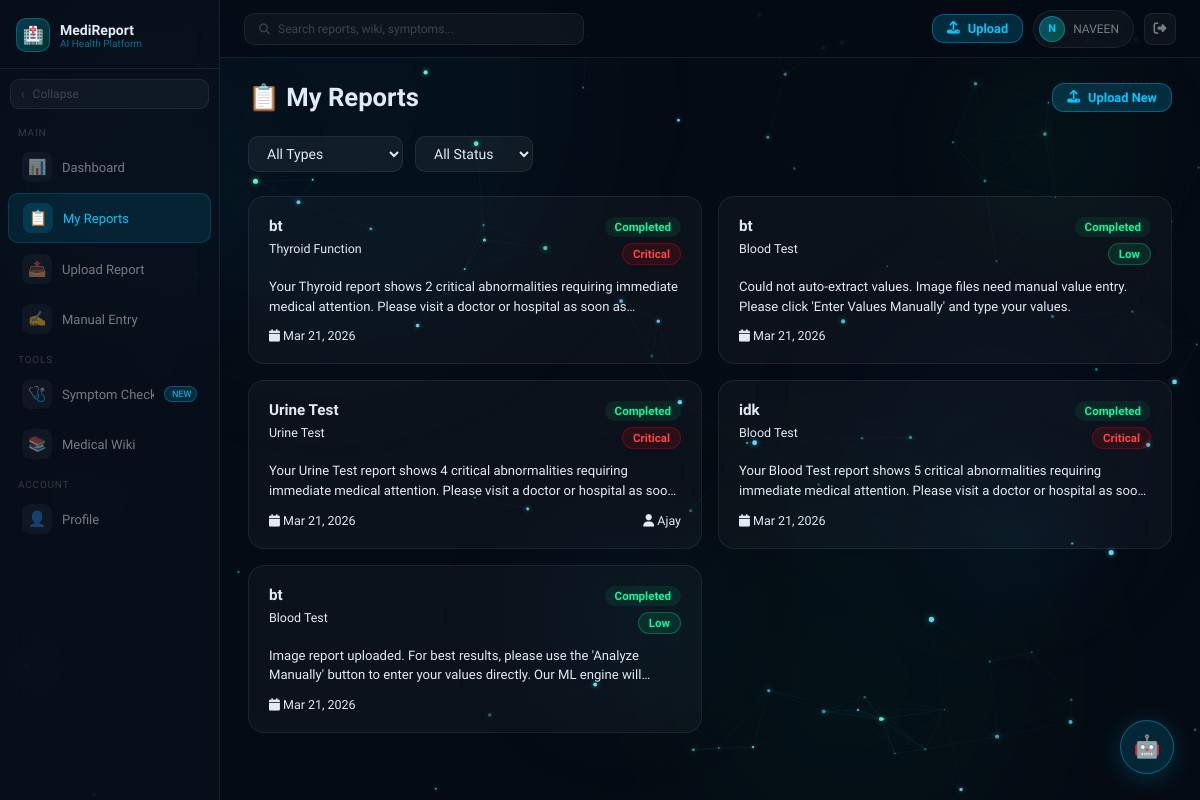
The app's page /reports/ (signed in) with its own data.
### reports/models.py (models this page shows, shortened)
class MedicalReport(models.Model):
    REPORT_TYPES = [
        ('blood_test', 'Blood Test'),
        ('urine_test', 'Urine Test'),
        ('xray', 'X-Ray'),
        ('mri', 'MRI Scan'),
        ('ct_scan', 'CT Scan'),
        ('ecg', 'ECG/EKG'),
        ('lipid_profile', 'Lipid Profile'),
        ('thyroid', 'Thyroid Function'),
        ('liver_function', 'Liver Function'),
        ('kidney_function', 'Kidney Function'),
        ('other', 'Other'),
    ]
    STATUS_CHOICES = [
        ('pending', 'Pending'),
        ('analyzing', 'Analyzing'),
        ('completed', 'Completed'),
        ('failed', 'Failed'),
    ]
    user = models.ForeignKey(User, on_delete=models.CASCADE, related_name='reports')
    title = models.CharField(max_length=255)
    report_type = models.CharField(max_length=50, choices=REPORT_TYPES, default='other')
    file = models.FileField(upload_to='reports/%Y/%m/%d/')
    file_type = models.CharField(max_length=20, default='pdf')  # pdf, image
    status = models.CharField(max_length=20, choices=STATUS_CHOICES, default='pending')
    uploaded_at = models.DateTimeField(auto_now_add=True)
    analyzed_at = models.DateTimeField(null=True, blank=True)
    patient_name = models.CharField(max_length=255, blank=True)
    patient_age = models.IntegerField(null=True, blank=True)
    notes = models.TextField(blank=True)
    analysis_summary = models.TextField(blank=True)
    key_findings = models.TextField(blank=True)
    medications = models.TextField(blank=True)
    precautions = models.TextField(blank=True)
    prevention = models.TextField(blank=True)
    lifestyle_advice = models.TextField(blank=True)
    when_to_see_doctor = models.TextField(blank=True)
    risk_level = models.CharField(max_length=20, blank=True)  # low, medium, high, critical
    raw_analysis = models.TextField(blank=True)
    class Meta:
        ordering = ['-uploaded_at']

### reports/views.py (the view)
# urls.py: path('reports/', views.report_list, name='report_list'),
@login_required
def report_list(request):
    reports = MedicalReport.objects.filter(user=request.user)
    filter_type = request.GET.get('type', '')
    filter_status = request.GET.get('status', '')
    if filter_type:
        reports = reports.filter(report_type=filter_type)
    if filter_status:
        reports = reports.filter(status=filter_status)
    return render(request, 'report_list.html', {
        'reports': reports, 'report_types': MedicalReport.REPORT_TYPES,
        'filter_type': filter_type, 'filter_status': filter_status,
    })

### templates/report_list.html (shortened to what this page needs)
{% extends 'base.html' %}
{% block content %}
<div class="main-content">
    <div class="page-header">
        <h1>📋 My Reports</h1>
        <a href="{% url 'upload_report' %}" class="btn btn-primary btn-sm"><i class="fas fa-upload"></i> Upload New</a>
    </div>
    <form method="GET" class="filters">
        <select name="type" class="filter-select" onchange="this.form.submit()">
            <option value="">All Types</option>
        </select>
        <select name="status" class="filter-select" onchange="this.form.submit()">
            <option value="">All Status</option>
        </select>
    </form>
    {% if reports %}
    <div class="reports-grid">
        {% for report in reports %}
        <a href="{% url 'report_detail' report.pk %}" class="report-card">
            <div class="report-card-header">
                <div>
                    <div class="report-card-title">{{ report.title }}</div>
                    <div class="report-card-type">{{ report.get_report_type_display }}</div>
                </div>
                <div style="display:flex;flex-direction:column;align-items:flex-end;gap:6px">
                    <span class="status-badge status-{{ report.status }}">{{ report.status|title }}</span>
                    {% if report.risk_level %}
                    <span class="risk-badge risk-{{ report.risk_level }}">{{ report.risk_level|title }}</span>
                    {% endif %}
                </div>
            </div>
            {% if report.analysis_summary %}
            <div class="report-card-summary">{{ report.analysis_summary }}</div>
            {% endif %}
            <div class="report-card-meta">
                <span class="report-card-date"><i class="fas fa-calendar"></i> {{ report.uploaded_at|date:"M d, Y" }}</span>
                {% if report.patient_name %}
                <span class="report-card-date"><i class="fas fa-user"></i> {{ report.patient_name }}</span>
                {% endif %}
            </div>
        </a>
        {% endfor %}
    </div>
    {% endif %}
</div>
{% endblock %}

### templates/base.html (shortened to what this page needs)
<!DOCTYPE html>
<html lang="en">
<head>
    <link rel="stylesheet" href="https://cdnjs.cloudflare.com/ajax/libs/font-awesome/6.5.0/css/all.min.css">
</head>
<body id="body">
    <div class="blobs">
        <div class="blob blob1"></div>
        <div class="blob blob2"></div>
        <div class="blob blob3"></div>
    </div>
    {% if user.is_authenticated %}
    <canvas id="bg-canvas"></canvas>
    {% endif %}
    <aside class="sidebar" id="sidebar" {% if not user.is_authenticated %}style="display:none"{% endif %}>
        <div class="logo-area">
            <div class="logo-icon">🏥</div>
            <div class="logo-text">
                <div class="logo-name">MediReport</div>
                <div class="logo-sub">AI Health Platform</div>
            </div>
        </div>
        <div class="collapse-btn" onclick="toggleSidebar()" title="Toggle sidebar">
            <span class="collapse-arrow" id="collapse-arrow">&#8249;</span>
            <span class="collapse-label">Collapse</span>
        </div>
        {% if user.is_authenticated %}
        <div class="nav-section-label">Main</div>
        <a href="{% url 'dashboard' %}" class="nav-item {% if request.resolver_match.url_name == 'dashboard' %}active{% endif %}">
            <div class="nav-icon">📊</div>
            <span class="nav-label">Dashboard</span>
        </a>
        <a href="{% url 'report_list' %}" class="nav-item {% if request.resolver_match.url_name == 'report_list' %}active{% endif %}">
            <div class="nav-icon">📋</div>
            <span class="nav-label">My Reports</span>
        </a>
        <a href="{% url 'upload_report' %}" class="nav-item {% if request.resolver_match.url_name == 'upload_report' %}active{% endif %}">
            <div class="nav-icon">📤</div>
            <span class="nav-label">Upload Report</span>
        </a>
        <a href="{% url 'manual_entry' %}" class="nav-item {% if request.resolver_match.url_name == 'manual_entry' %}active{% endif %}">
            <div class="nav-icon">✍️</div>
            <span class="nav-label">Manual Entry</span>
        </a>
        <div class="nav-section-label">Tools</div>
        <a href="{% url 'symptom_checker' %}" class="nav-item {% if request.resolver_match.url_name == 'symptom_checker' %}active{% endif %}">
            <div class="nav-icon">🩺</div>
            <span class="nav-label">Symptom Checker</span>
            <span class="badge-pill">NEW</span>
        </a>
        <a href="{% url 'wiki_home' %}" class="nav-item {% if 'wiki' in request.resolver_match.url_name %}active{% endif %}">
            <div class="nav-icon">📚</div>
            <span class="nav-label">Medical Wiki</span>
        </a>
        <div class="nav-section-label">Account</div>
        <a href="{% url 'profile' %}" class="nav-item {% if request.resolver_match.url_name == 'profile' %}active{% endif %}">
            <div class="nav-icon">👤</div>
            <span class="nav-label">Profile</span>
        </a>
        {% endif %}
    </aside>
    <div class="layout-wrapper" id="layout-wrapper" style="{% if not user.is_authenticated %}margin-left:0{% endif %}">
        <nav class="topbar">
            <div class="search-glass">
                <span><i class="fas fa-search" style="font-size:11px"></i></span>
                <span>Search reports, wiki, symptoms...</span>
            </div>
            <div class="topbar-right">
                {% if user.is_authenticated %}
                <a href="{% url 'upload_report' %}" class="btn btn-primary btn-sm">
                    <i class="fas fa-upload"></i> Upload
                </a>
                <a href="{% url 'profile' %}" class="user-glass">
                    <div class="avatar">{{ user.first_name|first|upper|default:user.username|first|upper }}</div>
                    <div class="user-name">{{ user.first_name|default:user.username }}</div>
                </a>
                <a href="{% url 'logout' %}" class="notif-btn" title="Logout">
                    <i class="fas fa-sign-out-alt" style="font-size:13px"></i>
                </a>
                {% else %}
                <a href="{% url 'login' %}" class="btn btn-outline btn-sm">Login</a>
                <a href="{% url 'register' %}" class="btn btn-primary btn-sm">Get Started</a>
                {% endif %}
            </div>
        </nav>
        {% block content %}{% endblock %}
    </div>
    {% if user.is_authenticated %}
    <button id="medibot-btn" onclick="toggleMedibot()" title="Ask MediBot">🤖</button>
    {% endif %}
</body>

### templates/report_list.html (style rules this page uses)
.page-header { display: flex; align-items: center; justify-content: space-between; margin-bottom: 1.5rem; flex-wrap: wrap; gap: 1rem; }
.page-header h1 { font-size: 1.6rem; font-weight: 700; }
.filters { display: flex; gap: 0.75rem; flex-wrap: wrap; margin-bottom: 1.5rem; }
.filter-select { background: var(--surface2); border: 1px solid var(--border); border-radius: 10px; padding: 8px 14px; color: var(--text); font-family: var(--font); font-size: 0.875rem; outline: none; cursor: pointer; }
.reports-grid { display: grid; grid-template-columns: repeat(auto-fill, minmax(320px, 1fr)); gap: 1rem; }
.report-card { background: var(--surface); border: 1px solid var(--border); border-radius: 16px; padding: 1.25rem; transition: all 0.25s; text-decoration: none; color: inherit; display: block; }
.report-card-header { display: flex; align-items: flex-start; justify-content: space-between; gap: 1rem; margin-bottom: 0.75rem; }
.report-card-title { font-weight: 700; font-size: 0.95rem; line-height: 1.3; }
.report-card-type { font-size: 0.78rem; color: var(--text-muted); margin-top: 4px; }
.report-card-meta { display: flex; align-items: center; justify-content: space-between; margin-top: 0.75rem; }
.report-card-date { font-size: 0.78rem; color: var(--text-dim); }
.report-card-summary { font-size: 0.82rem; color: var(--text-muted); margin-top: 0.5rem; line-height: 1.5; overflow: hidden; display: -webkit-box; -webkit-line-clamp: 2; -webkit-box-orient: vertical; }

### records on screen
MedicalReport: title "bt", report_type "Thyroid Function", status "Completed", risk_level "Critical", analysis_summary "Your Thyroid report shows 2 critical abnormalities requiring immediate medical attention. Please visit a doctor or hospital as soon…", uploaded_at "Mar 21, 2026"
MedicalReport: title "bt", report_type "Blood Test", status "Completed", risk_level "Low", analysis_summary "Could not auto-extract values. Image files need manual value entry. Please click 'Enter Values Manually' and type your values.", uploaded_at "Mar 21, 2026"
MedicalReport: title "Urine Test", report_type "Urine Test", status "Completed", risk_level "Critical", analysis_summary "Your Urine Test report shows 4 critical abnormalities requiring immediate medical attention. Please visit a doctor or hospital as…", uploaded_at "Mar 21, 2026", patient_name "Ajay"
MedicalReport: title "idk", report_type "Blood Test", status "Completed", risk_level "Critical", analysis_summary "Your Blood Test report shows 5 critical abnormalities requiring immediate medical attention. Please visit a doctor or hospital as…", uploaded_at "Mar 21, 2026"
MedicalReport: title "bt", report_type "Blood Test", status "Completed", risk_level "Low", analysis_summary "Image report uploaded. For best results, please use the 'Analyze Manually' button to enter your values directly. Our ML engine…", uploaded_at "Mar 21, 2026"

### other values on screen
{{ user.first_name|first|upper|default:user.username|first|upper }} "N"
{{ user.first_name|default:user.username }} "NAVEEN"
